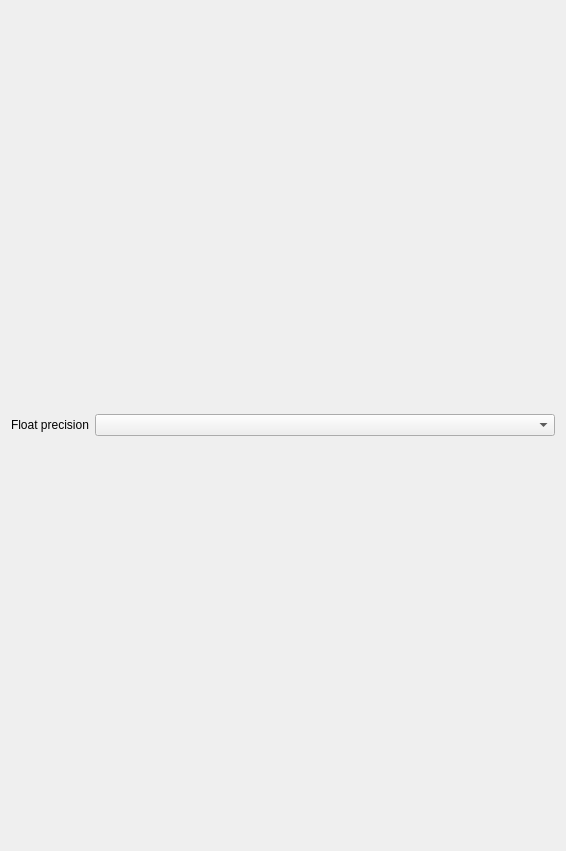
<?xml version="1.0" encoding="UTF-8"?>
<ui version="4.0">
 <class>NumericDisplay</class>
 <widget class="QWidget" name="NumericDisplay">
  <property name="geometry">
   <rect>
    <x>0</x>
    <y>0</y>
    <width>566</width>
    <height>851</height>
   </rect>
  </property>
  <property name="windowTitle">
   <string>Form</string>
  </property>
  <layout class="QVBoxLayout" name="main_layout">
   <item>
    <layout class="QGridLayout" name="gridLayout" columnstretch="0,1">
     <item row="0" column="1">
      <widget class="QComboBox" name="float_precision"/>
     </item>
     <item row="0" column="0">
      <widget class="QLabel" name="label_5">
       <property name="text">
        <string>Float precision</string>
       </property>
      </widget>
     </item>
    </layout>
   </item>
  </layout>
 </widget>
 <resources>
  <include location="resource.qrc"/>
 </resources>
 <connections/>
</ui>
